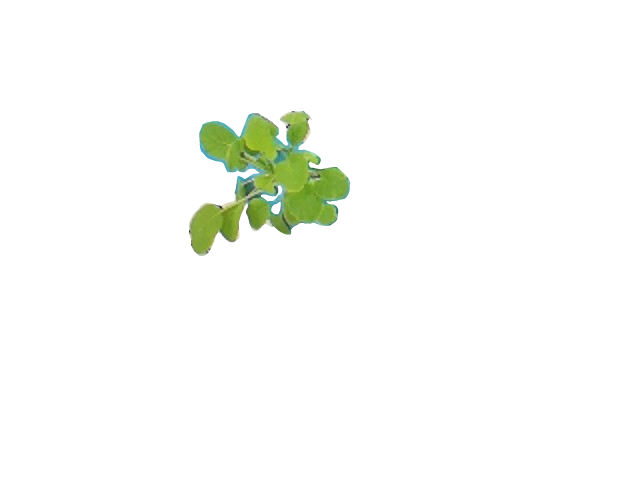
#> input picture ImageProcessing/2023-03-31.png, 640 x 480 px
$ python mapv2.py
#> lines starting #> are read from the running program, lines starting #| are printed output that depends on the picture
# Image segmentation
#   Created by Korn Visaltanachoti

from PIL import Image
from collections import defaultdict
import math

# Load the image
img = Image.open("2023-03-31.png")
#> img is the input picture: PIL image 640x480 RGBA; mean R, G, B, A 5.3, 7, 3.5, 10.4

# Load the points
points = [(0,0)]

# Assign colors to the points
colors = [(255, 0, 0)]

# Map non-black pixels to the closest point and store the count of pixels connected to each point
point_counts = defaultdict(int)
mapped_img = Image.new("RGB", img.size)
#> mapped_img: PIL image 640x480 RGB; every value is 0
for y in range(img.size[1]):
    for x in range(img.size[0]):
        pixel = img.getpixel((x, y))
        if pixel[0] > 0:  # Non-black pixel
            distances = [math.sqrt((x - p[0])**2 + (y - p[1])**2) for p in points]
            closest_point = distances.index(min(distances))
            point_counts[closest_point] += 1
            mapped_img.putpixel((x, y), colors[closest_point])
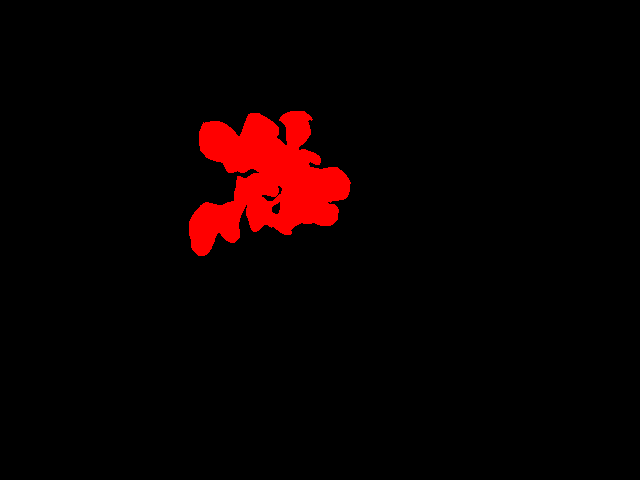
#> mapped_img: PIL image 640x480 RGB; mean R, G, B 10.8, 0, 0
#> after the loop, point_counts = {0: 13041}

# Save the mapped image
mapped_img.save("output.png")

points.sort()

# Print the point counts
for i, count in sorted(point_counts.items()):
    print(f"Point {i}: {count} pixels")
#> this loop made 1 pass
#> count on pass 1: 13041
#| Point 0: 13041 pixels
